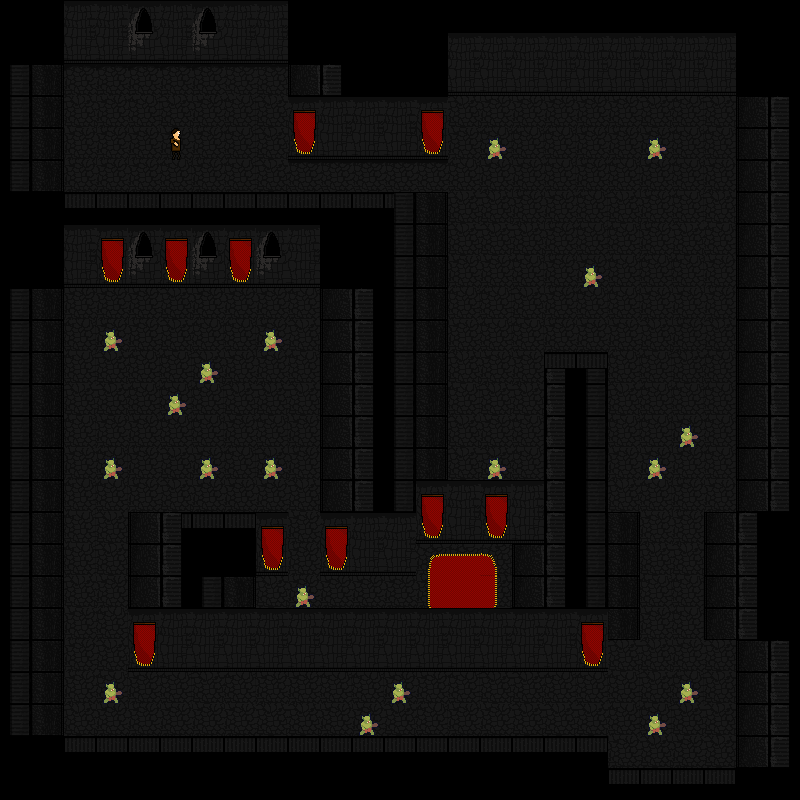

The image is a tile-based game level rendered from a .tmx file. Its description and complete source (layers, tilesets, objects, tile grids) follow:
An orthogonal 25x25 tile map with 32x32 px tiles, 2 tile layers (ground, mobs).

<map version="1.10" tiledversion="1.10.2" orientation="orthogonal" renderorder="right-down" width="25" height="25" tilewidth="32" tileheight="32" infinite="0" nextlayerid="3" nextobjectid="1">
 <tileset firstgid="1" source="Castle.tsx" />
 <layer id="1" name="ground" width="25" height="25">
  <data encoding="csv">
0,0,3,3,1,3,1,3,3,0,0,0,0,0,0,0,0,0,0,0,0,0,0,0,0,
0,0,4,4,2,4,2,4,4,0,0,0,0,0,3,3,3,3,3,3,3,3,3,0,0,
25,28,7,7,7,7,7,8,9,22,23,0,0,0,4,4,4,4,4,4,4,4,4,0,0,
25,28,21,19,20,21,19,20,21,5,3,3,3,5,21,19,19,19,19,19,21,20,21,22,23,
25,28,19,19,19,19,19,20,21,6,4,4,4,6,19,20,20,20,19,19,19,20,20,22,23,
25,28,19,19,19,20,19,20,21,8,8,8,8,8,20,19,19,20,19,20,19,20,19,22,23,
0,0,24,24,24,24,24,24,24,24,24,24,24,28,21,21,19,19,20,21,19,20,21,22,23,
0,0,3,5,1,5,1,5,1,3,0,0,25,28,21,21,21,19,20,20,19,21,20,22,23,
0,0,4,6,2,6,2,6,2,4,0,0,25,28,19,19,20,19,19,20,20,20,19,22,23,
25,28,19,19,19,21,19,19,19,20,22,23,25,28,20,20,21,19,20,20,19,19,19,22,23,
25,28,20,19,19,21,20,20,19,21,22,23,25,28,19,20,20,19,19,19,21,19,21,22,23,
25,28,20,21,20,20,21,19,19,20,22,23,25,28,21,19,19,23,25,20,20,21,20,22,23,
25,28,21,21,20,20,20,21,21,21,22,23,25,28,20,21,21,23,25,21,20,20,20,22,23,
25,28,20,19,19,20,20,19,20,19,22,23,25,28,21,19,20,23,25,20,20,19,20,22,23,
25,28,19,20,19,21,19,20,21,19,22,23,25,28,21,21,20,23,25,19,19,19,20,22,23,
25,28,20,20,19,21,19,19,19,21,22,23,25,5,3,5,3,23,25,21,20,19,19,22,23,
25,28,20,21,22,24,24,24,5,19,5,3,3,6,4,6,4,23,25,28,19,19,22,23,0,
25,28,20,21,22,23,0,0,6,19,6,4,4,10,11,12,22,23,25,28,21,21,22,23,0,
25,28,21,19,22,23,25,28,21,19,19,19,19,13,14,15,22,23,25,28,20,20,22,23,0,
25,28,19,20,5,3,3,3,3,3,3,3,3,3,3,3,3,3,5,28,19,20,22,23,0,
25,28,19,21,6,4,4,4,4,4,4,4,4,4,4,4,4,4,6,21,21,19,21,22,23,
25,28,19,20,19,20,21,20,19,19,20,20,19,19,20,21,21,20,20,20,21,20,21,22,23,
25,28,21,19,19,19,19,19,21,21,19,19,21,20,19,19,21,21,21,20,20,21,21,22,23,
0,0,24,24,24,24,24,24,24,24,24,24,24,24,24,24,24,24,24,19,21,19,21,22,23,
0,0,0,0,0,0,0,0,0,0,0,0,0,0,0,0,0,0,0,24,24,24,24,0,0
</data>
 </layer>
 <layer id="2" name="mobs" width="25" height="25">
  <data encoding="csv">
0,0,0,0,0,0,0,0,0,0,0,0,0,0,0,0,0,0,0,0,0,0,0,0,0,
0,0,0,0,0,0,0,0,0,0,0,0,0,0,0,0,0,0,0,0,0,0,0,0,0,
0,0,0,0,0,0,0,0,0,0,0,0,0,0,0,0,0,0,0,0,0,0,0,0,0,
0,0,0,0,0,0,0,0,0,0,0,0,0,0,0,0,0,0,0,0,0,0,0,0,0,
0,0,0,0,0,27,0,0,0,0,0,0,0,0,0,26,0,0,0,0,26,0,0,0,0,
0,0,0,0,0,0,0,0,0,0,0,0,0,0,0,0,0,0,0,0,0,0,0,0,0,
0,0,0,0,0,0,0,0,0,0,0,0,25,0,0,0,0,0,0,0,0,0,0,0,0,
0,0,0,0,0,0,0,0,0,0,0,0,0,0,0,0,0,0,0,0,0,0,0,0,0,
0,0,0,0,0,0,0,0,0,0,0,0,0,0,0,0,0,0,26,0,0,0,0,0,0,
0,0,0,0,0,0,0,0,0,0,0,0,0,0,0,0,0,0,0,0,0,0,0,0,0,
0,0,0,26,0,0,0,0,26,0,0,0,0,0,0,0,0,0,0,0,0,0,0,0,0,
0,0,0,0,0,0,26,0,0,0,0,0,0,0,0,0,0,24,24,0,0,0,0,0,0,
0,0,0,0,0,26,0,0,0,0,0,0,0,0,0,0,0,0,0,0,0,0,0,0,0,
0,0,0,0,0,0,0,0,0,0,0,0,0,0,0,0,0,0,0,0,0,26,0,0,0,
0,0,0,26,0,0,26,0,26,0,0,0,0,0,0,26,0,0,0,0,26,0,0,0,0,
0,0,0,0,0,0,0,0,0,0,0,0,0,0,0,0,0,0,0,0,0,0,0,0,0,
0,0,0,0,0,23,0,0,0,0,0,0,0,0,0,0,0,0,0,0,0,0,0,0,0,
0,0,0,0,0,0,0,0,0,0,0,0,0,0,0,0,0,0,0,0,0,0,0,0,0,
0,0,0,0,0,0,0,0,0,26,0,0,0,0,0,0,0,0,0,0,0,0,0,0,0,
0,0,0,0,0,0,0,0,0,0,0,0,0,0,0,0,0,0,0,0,0,0,0,0,0,
0,0,0,0,0,0,0,0,0,0,0,0,0,0,0,0,0,0,0,0,0,0,0,0,0,
0,0,0,26,0,0,0,0,0,0,0,0,26,0,0,0,0,0,0,0,0,26,0,0,0,
0,0,0,0,0,0,0,0,0,0,0,26,0,0,0,0,0,0,0,0,26,0,0,0,0,
0,0,0,0,0,0,0,0,0,0,0,0,0,0,0,0,0,0,0,0,0,0,0,0,0,
0,0,0,0,0,0,0,0,0,0,0,0,0,0,0,0,0,0,0,0,0,0,0,0,0
</data>
 </layer>
</map>
